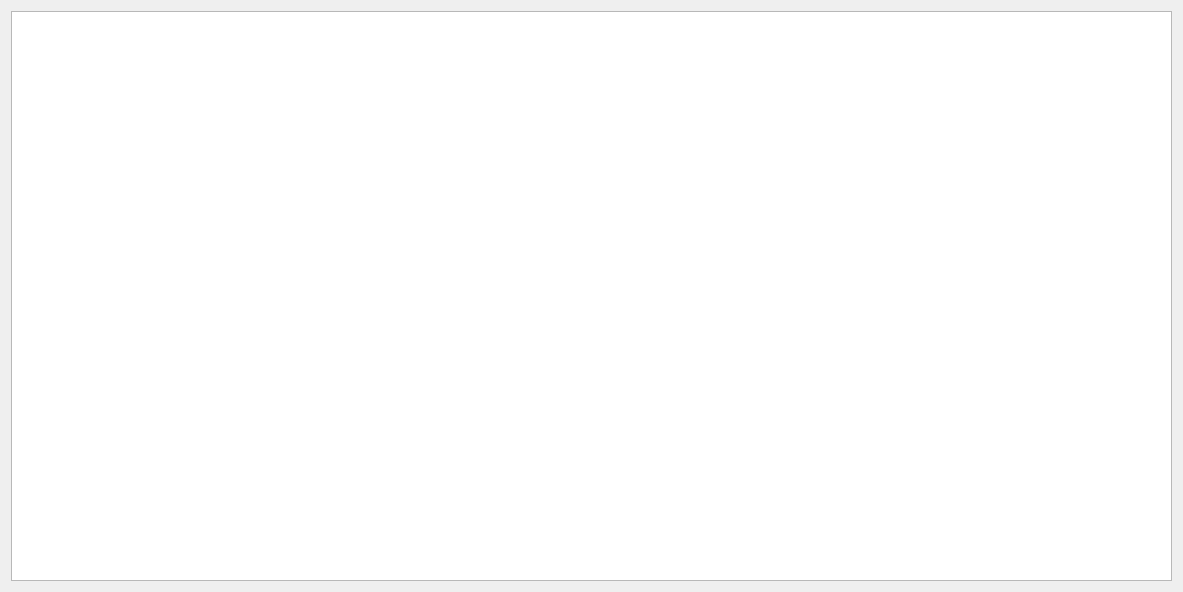
<?xml version="1.0" encoding="UTF-8"?>
<ui version="4.0">
 <class>Form</class>
 <widget class="QWidget" name="Form">
  <property name="geometry">
   <rect>
    <x>0</x>
    <y>0</y>
    <width>1183</width>
    <height>592</height>
   </rect>
  </property>
  <property name="windowTitle">
   <string>База даних</string>
  </property>
  <layout class="QVBoxLayout" name="verticalLayout_2">
   <item>
    <layout class="QVBoxLayout" name="verticalLayout">
     <item>
      <widget class="QTableView" name="tableView"/>
     </item>
    </layout>
   </item>
  </layout>
 </widget>
 <resources/>
 <connections/>
</ui>
